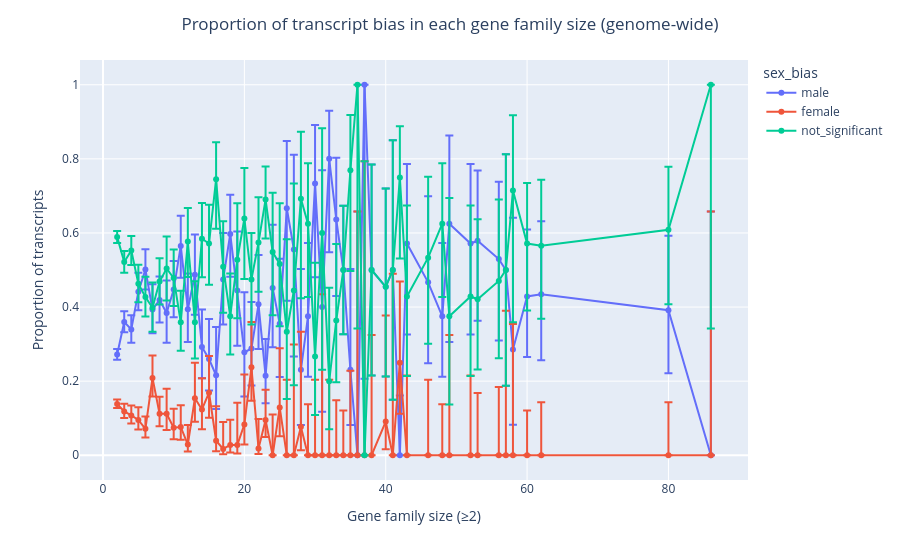

Notebook source saved alongside this figure:
### Markdown cell above
Plot with plotly

### Code cell
'''
SWITCH BACK TO hog_size_expressed to get the old plot back!
'''
fig2 = px.line(
    hog_bias_long,
    x="hog_size_genome",
    y="proportion",
    color="sex_bias",
    markers=True,
        hover_data={
        "transcript_count": True,
        "total": True,
        "proportion": ":.3f"
    }
)

for trace in fig2.data:
    bias_type = trace.name
    
    subset = hog_bias_long[hog_bias_long["sex_bias"] == bias_type]
    
    trace.error_y = dict(
        type="data",
        symmetric=False,
        array=subset["ci_upper"].values - subset["proportion"].values,
        arrayminus=subset["proportion"].values - subset["ci_lower"].values
    )

fig2.update_layout(
    title=dict(text="Proportion of transcript bias in each gene family size (genome-wide)", x=0.5, xanchor="center"),
    xaxis_title="Gene family size (≥2)",
    yaxis_title="Proportion of transcripts",
)
fig2.show()
